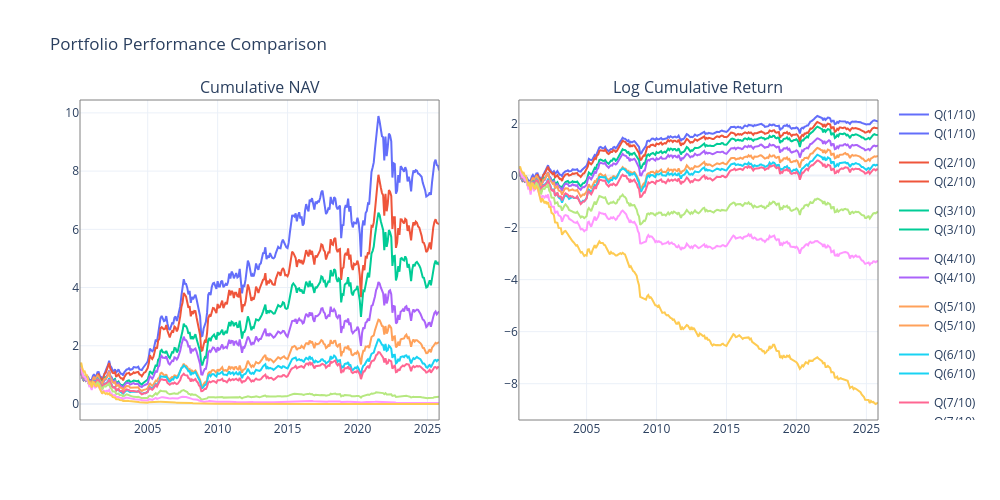

Here is the notebook cell this chart was saved with:
### Markdown cell above
##### **Code**

### Code cell
import numpy as np
import plotly.graph_objects as go
from plotly.subplots import make_subplots

# 데이터 준비
nav = (subset + 1).cumprod()
log_cum = np.log1p(subset).cumsum()

# 서브플롯 (가로 2개)
fig = make_subplots(rows=1, cols=2, subplot_titles=["Cumulative NAV", "Log Cumulative Return"])

# 첫 번째 그래프
for col in nav.columns:
    fig.add_trace(
        go.Scatter(x=nav.index, y=nav[col], mode='lines', name=col,
                   legendgroup=col, showlegend=True),
        row=1, col=1
    )

# 두 번째 그래프
for col in log_cum.columns:
    fig.add_trace(
        go.Scatter(x=log_cum.index, y=log_cum[col], mode='lines', name=col,
                   legendgroup=col, showlegend=True),
        row=1, col=2
    )

# 레이아웃 기본 설정
fig.update_layout(
    title="Portfolio Performance Comparison",
    height=500, width=1000,
    template="plotly_white"
)

fig.update_layout(
    shapes=[
        # 왼쪽 그래프 영역 (x=0~0.45, y=0~1)
        dict(type="rect", xref="paper", yref="paper",
             x0=0.0, y0=0.0, x1=0.45, y1=1.0,
             line=dict(color="gray", width=1), fillcolor="rgba(0,0,0,0)"),
        
        # 오른쪽 그래프 영역 (x=0.55~1, y=0~1)
        dict(type="rect", xref="paper", yref="paper",
             x0=0.55, y0=0.0, x1=1.0, y1=1.0,
             line=dict(color="gray", width=1), fillcolor="rgba(0,0,0,0)"),
    ]
)

### Figure 1 — Plotly figure (JSON) as saved in the notebook; plotly's stock layout.template omitted (floating-point values rounded to 4 significant figures; data arrays with more than 128 entries replaced by an {"elided": "..."} marker saying what was removed)
{"data": [{"legendgroup": "Q(1/10)", "mode": "lines", "name": "Q(1/10)", "showlegend": true, "type": "scatter", "x": {"elided": "309 str values"}, "xaxis": "x", "y": {"elided": "309 float values"}, "yaxis": "y"}, {"legendgroup": "Q(2/10)", "mode": "lines", "name": "Q(2/10)", "showlegend": true, "type": "scatter", "x": {"elided": "309 str values"}, "xaxis": "x", "y": {"elided": "309 float values"}, "yaxis": "y"}, {"legendgroup": "Q(3/10)", "mode": "lines", "name": "Q(3/10)", "showlegend": true, "type": "scatter", "x": {"elided": "309 str values"}, "xaxis": "x", "y": {"elided": "309 float values"}, "yaxis": "y"}, {"legendgroup": "Q(4/10)", "mode": "lines", "name": "Q(4/10)", "showlegend": true, "type": "scatter", "x": {"elided": "309 str values"}, "xaxis": "x", "y": {"elided": "309 float values"}, "yaxis": "y"}, {"legendgroup": "Q(5/10)", "mode": "lines", "name": "Q(5/10)", "showlegend": true, "type": "scatter", "x": {"elided": "309 str values"}, "xaxis": "x", "y": {"elided": "309 float values"}, "yaxis": "y"}, {"legendgroup": "Q(6/10)", "mode": "lines", "name": "Q(6/10)", "showlegend": true, "type": "scatter", "x": {"elided": "309 str values"}, "xaxis": "x", "y": {"elided": "309 float values"}, "yaxis": "y"}, {"legendgroup": "Q(7/10)", "mode": "lines", "name": "Q(7/10)", "showlegend": true, "type": "scatter", "x": {"elided": "309 str values"}, "xaxis": "x", "y": {"elided": "309 float values"}, "yaxis": "y"}, {"legendgroup": "Q(8/10)", "mode": "lines", "name": "Q(8/10)", "showlegend": true, "type": "scatter", "x": {"elided": "309 str values"}, "xaxis": "x", "y": {"elided": "309 float values"}, "yaxis": "y"}, {"legendgroup": "Q(9/10)", "mode": "lines", "name": "Q(9/10)", "showlegend": true, "type": "scatter", "x": {"elided": "309 str values"}, "xaxis": "x", "y": {"elided": "309 float values"}, "yaxis": "y"}, {"legendgroup": "Q(10/10)", "mode": "lines", "name": "Q(10/10)", "showlegend": true, "type": "scatter", "x": {"elided": "309 str values"}, "xaxis": "x", "y": {"elided": "309 float values"}, "yaxis": "y"}, {"legendgroup": "Q(1/10)", "mode": "lines", "name": "Q(1/10)", "showlegend": true, "type": "scatter", "x": {"elided": "309 str values"}, "xaxis": "x2", "y": {"elided": "309 float values"}, "yaxis": "y2"}, {"legendgroup": "Q(2/10)", "mode": "lines", "name": "Q(2/10)", "showlegend": true, "type": "scatter", "x": {"elided": "309 str values"}, "xaxis": "x2", "y": {"elided": "309 float values"}, "yaxis": "y2"}, {"legendgroup": "Q(3/10)", "mode": "lines", "name": "Q(3/10)", "showlegend": true, "type": "scatter", "x": {"elided": "309 str values"}, "xaxis": "x2", "y": {"elided": "309 float values"}, "yaxis": "y2"}, {"legendgroup": "Q(4/10)", "mode": "lines", "name": "Q(4/10)", "showlegend": true, "type": "scatter", "x": {"elided": "309 str values"}, "xaxis": "x2", "y": {"elided": "309 float values"}, "yaxis": "y2"}, {"legendgroup": "Q(5/10)", "mode": "lines", "name": "Q(5/10)", "showlegend": true, "type": "scatter", "x": {"elided": "309 str values"}, "xaxis": "x2", "y": {"elided": "309 float values"}, "yaxis": "y2"}, {"legendgroup": "Q(6/10)", "mode": "lines", "name": "Q(6/10)", "showlegend": true, "type": "scatter", "x": {"elided": "309 str values"}, "xaxis": "x2", "y": {"elided": "309 float values"}, "yaxis": "y2"}, {"legendgroup": "Q(7/10)", "mode": "lines", "name": "Q(7/10)", "showlegend": true, "type": "scatter", "x": {"elided": "309 str values"}, "xaxis": "x2", "y": {"elided": "309 float values"}, "yaxis": "y2"}, {"legendgroup": "Q(8/10)", "mode": "lines", "name": "Q(8/10)", "showlegend": true, "type": "scatter", "x": {"elided": "309 str values"}, "xaxis": "x2", "y": {"elided": "309 float values"}, "yaxis": "y2"}, {"legendgroup": "Q(9/10)", "mode": "lines", "name": "Q(9/10)", "showlegend": true, "type": "scatter", "x": {"elided": "309 str values"}, "xaxis": "x2", "y": {"elided": "309 float values"}, "yaxis": "y2"}, {"legendgroup": "Q(10/10)", "mode": "lines", "name": "Q(10/10)", "showlegend": true, "type": "scatter", "x": {"elided": "309 str values"}, "xaxis": "x2", "y": {"elided": "309 float values"}, "yaxis": "y2"}], "layout": {"annotations": [{"font": {"size": 16}, "showarrow": false, "text": "Cumulative NAV", "x": 0.225, "xanchor": "center", "xref": "paper", "y": 1, "yanchor": "bottom", "yref": "paper"}, {"font": {"size": 16}, "showarrow": false, "text": "Log Cumulative Return", "x": 0.775, "xanchor": "center", "xref": "paper", "y": 1, "yanchor": "bottom", "yref": "paper"}], "height": 500, "shapes": [{"fillcolor": "rgba(0,0,0,0)", "line": {"color": "gray", "width": 1}, "type": "rect", "x0": 0, "x1": 0.45, "xref": "paper", "y0": 0, "y1": 1, "yref": "paper"}, {"fillcolor": "rgba(0,0,0,0)", "line": {"color": "gray", "width": 1}, "type": "rect", "x0": 0.55, "x1": 1, "xref": "paper", "y0": 0, "y1": 1, "yref": "paper"}], "title": {"text": "Portfolio Performance Comparison"}, "width": 1000, "xaxis": {"anchor": "y", "domain": [0, 0.45]}, "xaxis2": {"anchor": "y2", "domain": [0.55, 1]}, "yaxis": {"anchor": "x", "domain": [0, 1]}, "yaxis2": {"anchor": "x2", "domain": [0, 1]}}}
